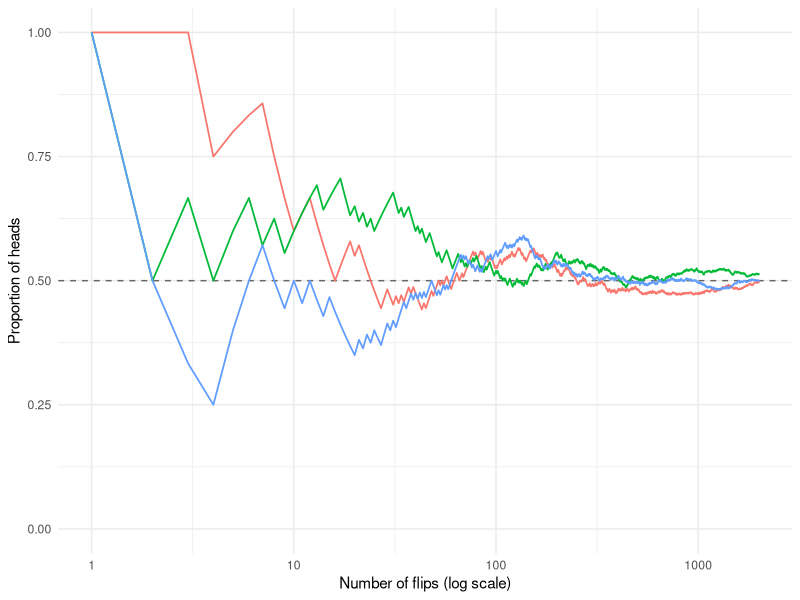
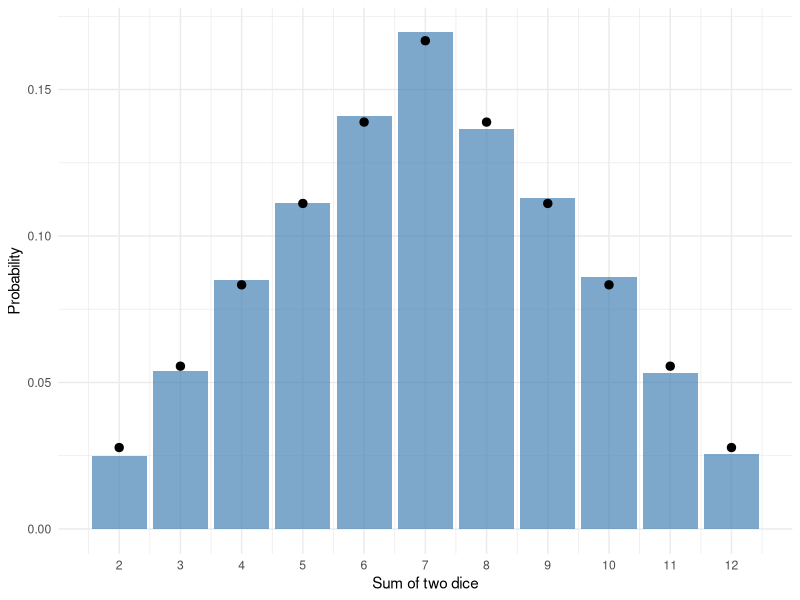
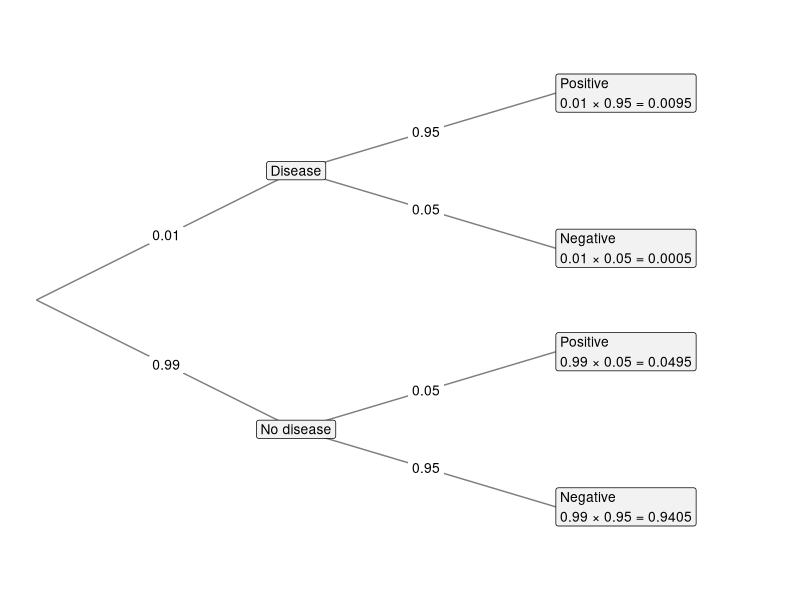

These charts were generated, in order, by the following R code:
## ---- chunk 1
#| label: coin-flips
#| echo: false
set.seed(113)
flips <- sample(c("H", "T"), size = 10000, replace = TRUE)
ten <- flips[1:10]
## ---- chunk 2
#| label: tbl-coin
#| tbl-cap: "The proportion of heads after more and more flips of a fair coin."
#| echo: false
n <- c(10, 100, 1000, 10000)
heads <- sapply(n, function(k) sum(flips[1:k] == "H"))
knitr::kable(
  data.frame(n, heads, heads / n),
  col.names = c("Number of flips", "Number of heads", "Proportion of heads"),
  format.args = list(big.mark = ","),
  digits = 4
)
## ---- chunk 3
#| label: fig-lln
#| fig-cap: "The running proportion of heads in three separate sequences of 2,000 flips of a fair coin. Each sequence wanders early on, but all settle near 0.5."
#| echo: false
#| fig-width: 7
#| fig-height: 3.5
library(ggplot2)
set.seed(2026)
n <- 2000
runs <- do.call(rbind, lapply(1:3, function(i) {
  heads <- sample(c(1, 0), size = n, replace = TRUE)
  data.frame(flip = 1:n, prop = cumsum(heads) / (1:n), run = factor(i))
}))
ggplot(runs, aes(x = flip, y = prop, colour = run)) +
  geom_hline(yintercept = 0.5, linetype = "dashed", colour = "grey40") +
  geom_line(linewidth = 0.6) +
  scale_x_log10() +
  coord_cartesian(ylim = c(0, 1)) +
  labs(x = "Number of flips (log scale)", y = "Proportion of heads") +
  theme_minimal() +
  theme(legend.position = "none")
## ---- chunk 4
#| label: tbl-titanic
#| tbl-cap: "People aboard the *Titanic*, by sex and survival."
#| echo: false
titanic <- margin.table(Titanic, c("Sex", "Survived"))
titanic_table <- function(x, digits = 0) {
  tab <- as.data.frame.matrix(x)
  names(tab) <- c("Did not survive", "Survived", if (ncol(tab) == 3) "Total")
  rownames(tab)[rownames(tab) == "Sum"] <- "Total"
  knitr::kable(tab, digits = digits, format.args = list(big.mark = ","))
}
titanic_table(addmargins(titanic))
## ---- chunk 5
#| label: tbl-titanic-prop
#| tbl-cap: "Each count in @tbl-titanic divided by 2,201."
#| echo: false
titanic_table(addmargins(prop.table(titanic)), digits = 3)
## ---- chunk 6
#| label: tbl-titanic-rows
#| tbl-cap: "Each row of @tbl-titanic divided by its row total: survival given sex."
#| echo: false
titanic_table(prop.table(titanic, 1), digits = 3)
## ---- chunk 7
#| label: at-least-one-sim
#| echo: false
set.seed(1654)
got_six <- replicate(10000, any(sample(1:6, size = 4, replace = TRUE) == 6))
## ---- chunk 8
#| label: dice-sim
#| echo: false
set.seed(36)
sums <- replicate(10000, sum(sample(1:6, size = 2, replace = TRUE)))
## ---- chunk 9
#| label: fig-dice
#| fig-cap: "Relative frequencies of the sum of two dice in 10,000 simulated rolls (bars) and the exact probabilities (points)."
#| echo: false
#| fig-width: 6
#| fig-height: 3.5
exact <- data.frame(sum = 2:12, prob = c(1:6, 5:1) / 36)
simulated <- as.data.frame(prop.table(table(factor(sums, levels = 2:12))))
names(simulated) <- c("sum", "prop")
simulated$sum <- as.integer(as.character(simulated$sum))
ggplot(simulated, aes(x = sum, y = prop)) +
  geom_col(fill = "steelblue", alpha = 0.7) +
  geom_point(data = exact, aes(y = prob), size = 2.5) +
  scale_x_continuous(breaks = 2:12) +
  labs(x = "Sum of two dice", y = "Probability") +
  theme_minimal()
## ---- chunk 10
#| label: fig-tree
#| fig-cap: "A tree diagram for the screening test. Probabilities on the second set of branches are conditional on the first. The probability at the end of each path is the product of the probabilities along it."
#| echo: false
#| fig-width: 7
#| fig-height: 4
nodes <- data.frame(
  x = c(1, 1, 2, 2, 2, 2),
  y = c(0.75, 0.25, 0.9, 0.6, 0.4, 0.1),
  label = c("Disease", "No disease",
            "Positive\n0.01 × 0.95 = 0.0095", "Negative\n0.01 × 0.05 = 0.0005",
            "Positive\n0.99 × 0.05 = 0.0495", "Negative\n0.99 × 0.95 = 0.9405")
)
edges <- data.frame(
  x = c(0, 0, 1, 1, 1, 1), y = c(0.5, 0.5, 0.75, 0.75, 0.25, 0.25),
  xend = nodes$x, yend = nodes$y,
  prob = c("0.01", "0.99", "0.95", "0.05", "0.05", "0.95")
)
ggplot() +
  geom_segment(data = edges, aes(x = x, y = y, xend = xend, yend = yend),
               colour = "grey50") +
  geom_label(data = edges, aes(x = (x + xend) / 2, y = (y + yend) / 2, label = prob),
             size = 3.5, label.size = 0, fill = "white") +
  geom_label(data = nodes, aes(x = x, y = y, label = label),
             hjust = c(0.5, 0.5, 0, 0, 0, 0), size = 3.5, fill = "grey95") +
  coord_cartesian(xlim = c(0, 2.8), ylim = c(0, 1)) +
  scale_y_continuous(expand = expansion(add = 0.08)) +
  theme_void()
## ---- chunk 11
#| label: tbl-prior
#| tbl-cap: "The probability of disease after a positive test, for the same test used where the disease is more or less common."
#| echo: false
prior <- c(0.001, 0.01, 0.10, 0.50)
posterior <- prior * 0.95 / (prior * 0.95 + (1 - prior) * 0.05)
knitr::kable(
  data.frame(prior, round(posterior, 3)),
  col.names = c("Prior: P(disease)", "Posterior: P(disease | positive)")
)
